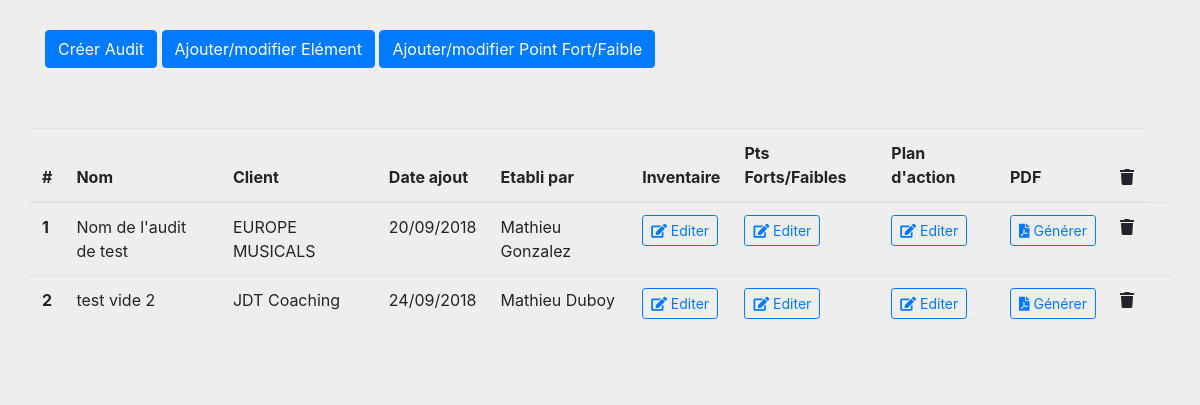
Before: / with the older database file.
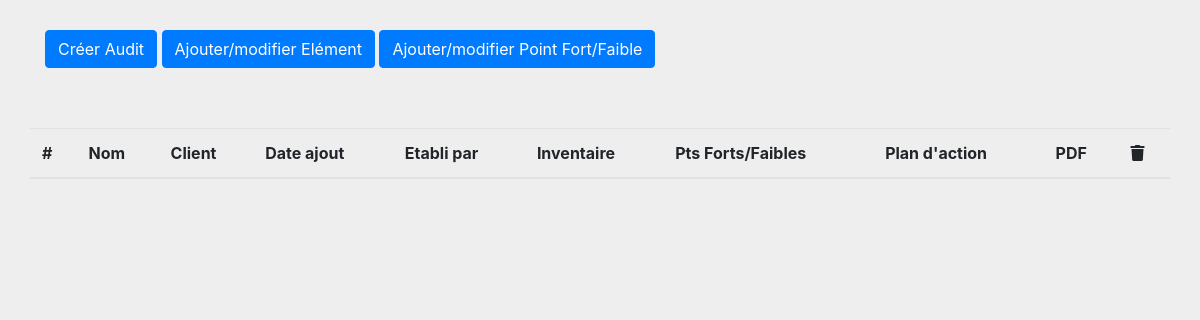
After: the same page with the newer database file.
### tables this page shows
CREATE TABLE `audits2018_audits` (
  `id` int(12) NOT NULL,
  `nom` varchar(255) NOT NULL,
  `id_client` varchar(12) NOT NULL,
  `nom_client` varchar(255) NOT NULL,
  `id_manager` varchar(12) NOT NULL,
  `nom_manager` varchar(255) NOT NULL,
  `etat` varchar(255) NOT NULL,
  `url_pdf` varchar(1000) NOT NULL,
  `date_ajout` varchar(255) NOT NULL,
  `commentaires` varchar(5000) NOT NULL,
  `note` varchar(5000) NOT NULL
);

### index.php (the view, shortened to what this page needs)
<!DOCTYPE html>
<html>
<head>
  <link href="css/style.css" rel="stylesheet">
  <link href="https://maxcdn.bootstrapcdn.com/bootstrap/4.0.0/css/bootstrap.min.css" rel="stylesheet">
  <link href="https://use.fontawesome.com/releases/v5.2.0/css/all.css" rel="stylesheet">
  <link rel="stylesheet" href="//code.jquery.com/ui/1.12.1/themes/base/jquery-ui.css">
  <link href="https://cdnjs.cloudflare.com/ajax/libs/bootstrap-datepicker/1.8.0/css/bootstrap-datepicker.css" rel="stylesheet">
  <link rel="stylesheet" href="css/easy-autocomplete.min.css">
</head>
<body>
  <div class="row" style="margin:30px">
    <div class="col" >
        <button type="button" class="btn btn-primary" id="add_audit">Créer Audit</button>
        <button type="button" class="btn btn-primary" id="add_element">Ajouter/modifier Elément</button>
        <button type="button" class="btn btn-primary" id="add_pt_fort_faible">Ajouter/modifier Point Fort/Faible</button>
    </div>
  </div>
  <div class="row" style="padding:30px">
    <div class="col" >
      <table class="table table-hover">
        <thead>
          <tr>
            <th scope="col">#</th>
            <th scope="col">Nom</th>
            <th scope="col">Client</th>
            <th scope="col">Date ajout</th>
            <th scope="col">Etabli par</th>
            <th scope="col">Inventaire</th>
            <th scope="col">Pts Forts/Faibles</th>
            <th scope="col">Plan d'action</th>
            <th scope="col">PDF</th>
            <th scope="col"><i class="fas fa-trash"></i></th>
          </tr>
        </thead>
        <tbody>
          <?php
          include('php/config.php');
          $query = "SELECT * from audits2018_audits ORDER BY id";
          $result = $db->query($query) or die($db->error);
          while($row = $result->fetch_array()) {
            extract($row);
            ?>
            <tr>
              <th scope="row"><?php echo $id; ?></th>
              <td><?php echo $nom; ?></td>
              <td><?php echo $nom_client; ?></td>
              <td><?php echo $date_ajout; ?></td>
              <td><?php echo $nom_manager; ?></td>
              <td><button data-id="<?php echo $id; ?>" type="button" class="step1 btn btn-outline-primary btn-sm"><i class="fas fa-edit"></i> Editer</button></td>
              <td><button data-id="<?php echo $id; ?>" type="button" class="step2 btn btn-outline-primary btn-sm"><i class="fas fa-edit"></i> Editer</button></td>
              <td><button data-id="<?php echo $id; ?>" type="button" class="step3 btn btn-outline-primary btn-sm"><i class="fas fa-edit"></i> Editer</button></td>
              <td>
                <?php
                if($url_pdf == '') {
                ?>
                  <button type="button" class="btn btn-outline-primary btn-sm"><i class="fas fa-file-pdf"></i> Générer</button>
                <?php
                }else {
                  ?>
                    <button type="button" class="btn btn-outline-info btn-sm"><i class="fas fa-file-pdf"></i> Download</button>
                  <?php
                }
                ?>
              </td>
              <td><i data-idaudit="<?php echo $id; ?>" class="delete_audit fas fa-trash"></i><td>
            </tr>
            <?php
          }
          ?>
        </tbody>
      </table>
    </div>
  </div>
</body>
</html>

### css/style.css (style rules this page uses)
body { background-color: #EEEEEE !important; }
.row { background-color: #EEEEEE; }

Changed rows visible on the page:
removed audits2018_audits: id "1", nom "Nom de l'audit de test", nom_client "EUROPE MUSICALS", date_ajout "20/09/2018", nom_manager "Mathieu Gonzalez", url_pdf "Générer"
removed audits2018_audits: id "2", nom "test vide 2", nom_client "JDT Coaching", date_ajout "24/09/2018", nom_manager "Mathieu Duboy", url_pdf "Générer"
